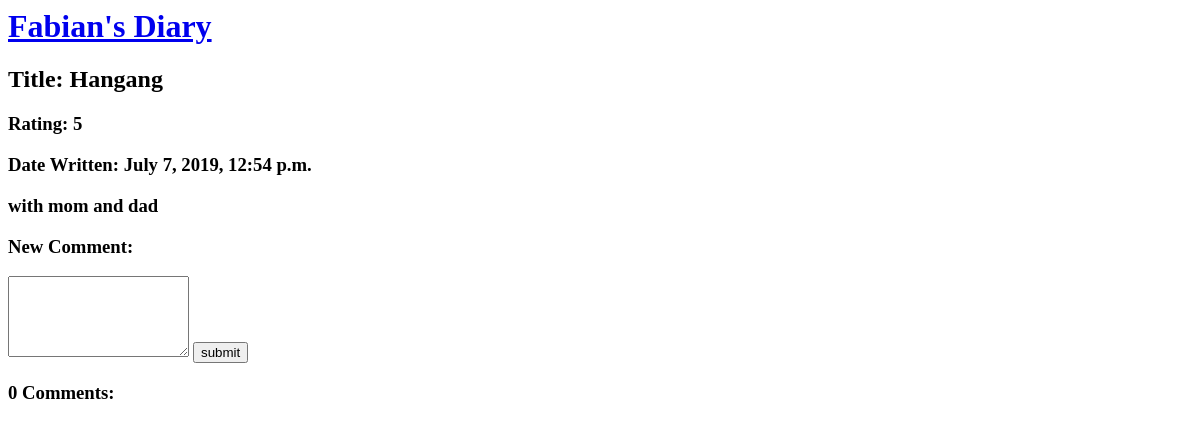
/diary/2, run on an earlier commit of the app's database.
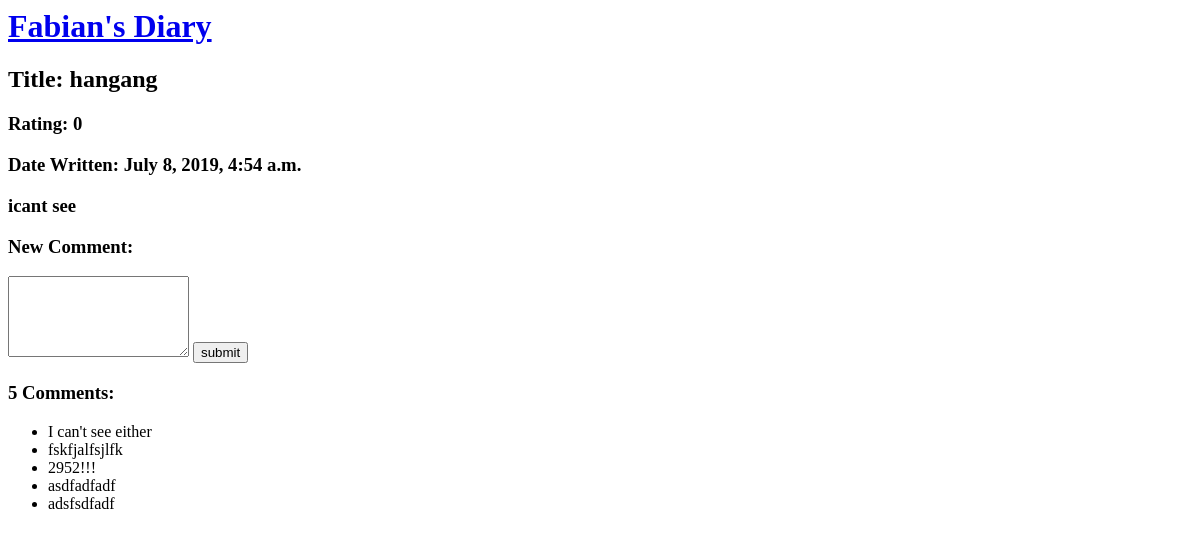
And on a later commit of the database.
### diary/models.py (models this page shows, shortened)
class Entry(models.Model):
    title = models.CharField(max_length = 150)
    body = models.TextField()
    rating = models.IntegerField(default=0)
    pub_date = models.DateTimeField('date written')

class Comment(models.Model):
    entry = models.ForeignKey(Entry, on_delete=models.CASCADE)
    ctxt = models.CharField(max_length = 400)
    like = models.IntegerField(default=0)
    pub_date = models.DateTimeField('date written')

### diary/views.py (the view)
# urls.py: path('<int:entry_id>', views.detail, name='detail'),
def detail(request, entry_id):
    entry = get_object_or_404(Entry, pk=entry_id)
    comment_list = entry.comment_set.order_by('-like')
    return render(request, 'diary/detail.html', {
        'entry':entry,
        'entry_id':entry_id,
        'comment_list':comment_list
   })

### diary/templates/diary/detail.html (shortened to what this page needs)
<h1><a href ='/diary'>Fabian's Diary</a></h1>
<h2>Title: {{ entry.title }}</h2>
<h3>Rating: {{ entry.rating }}</h3>
<h3>Date Written: {{ entry.pub_date }}</h3>
<h3>{{ entry.body }}</h3>
<h3>New Comment:</h3>
<form action = "{{ entry_id }}/commentsave/", method="POST">
    <textarea rows=5 cols=20 name="ctxt"></textarea>
    <input type="submit" value="submit">
</form>
<h3>{{ comment_list.count }} Comments:</h3>
<ul>
{% for comment in comment_list %}
    <li>{{ comment.ctxt }}</li>
{% endfor %}
</ul>

What changed in the data, as far as the page shows it:
changed Entry: title "Hangang" → "hangang"; rating "5" → "0"; pub_date "July 7, 2019, 12:54 p.m." → "July 8, 2019, 4:54 a.m."; body "with mom and dad" → "icant see"
added Comment: ctxt "I can't see either"
added Comment: ctxt "fskfjalfsjlfk"
added Comment: ctxt "2952!!!"
added Comment: ctxt "asdfadfadf"
added Comment: ctxt "adsfsdfadf"
Also different on the page:
{{ comment_list.count }}: "0" → "5"
